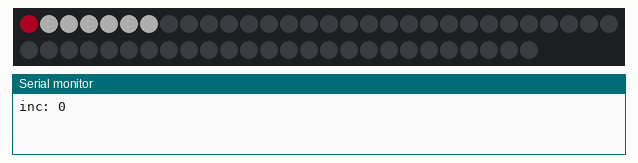
Recording of a sketch running on a simulated Arduino Uno, built with avr-gcc and run on an emulated ATmega328P. On the bench: 56 RGB LEDs in strip order, left to right, continuing on the next row, the last lines printed to the serial monitor. Dim RGB values are drawn brighter than linear.

Above: at 0.1 s.
At 4.6 s:
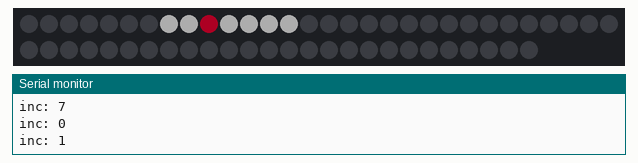
At 9.6 s:
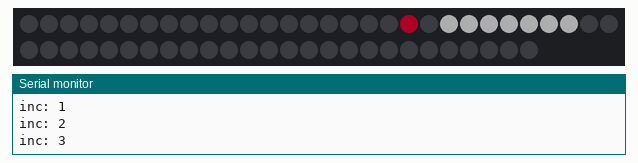
At 19.7 s:
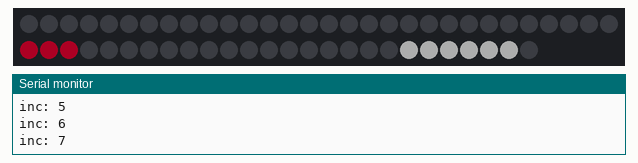
At 29.2 s:
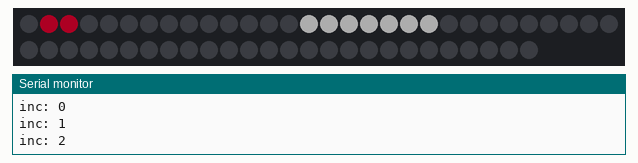
At 39.3 s:
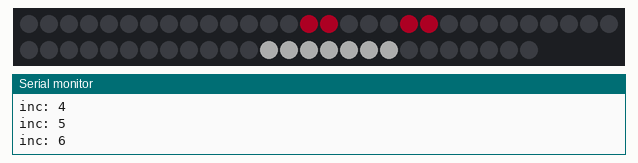

Measured:
- what the display in image 1 shows lasts 0.5 s, from 4.5 s to 5.0 s

The sketch:

strandtest.ino
```cpp
#include <Adafruit_NeoPixel.h>

#define LED_PIN 8
#define STRIP_LENGTH 7
#define NUM_STRIPS 8
#define NUM_PIXELS (NUM_STRIPS * STRIP_LENGTH)

Adafruit_NeoPixel leds((STRIP_LENGTH*NUM_STRIPS), LED_PIN, NEO_GRB + NEO_KHZ800);

void initLEDs(){
  leds.begin();           // INITIALIZE NeoPixel strip object (REQUIRED)
  leds.show();            // Turn OFF all pixels ASAP
  leds.setBrightness(50); // Set BRIGHTNESS to about 1/5 (max = 255)
}

void setStrip(int strip, int red, int green, int blue){
  int offset = strip*STRIP_LENGTH;
  for(int i=0; i<STRIP_LENGTH; i++) {
    leds.setPixelColor(offset + i, red, green, blue);
  }
}

void setPixel(int strip, int pixel, int red, int green, int blue){
  int index = strip*STRIP_LENGTH + pixel;
  leds.setPixelColor(index, red, green, blue);
}

void setup() {
  initLEDs();
  Serial.begin(9600);
}

int px = 0;
int pix = 0;
void loop() {
  Serial.print("inc: ");
  Serial.println(px);
  setStrip(px, 255, 255, 255); // turn on current strip
  setStrip( (px+NUM_STRIPS-1)%NUM_STRIPS, 0, 0, 0); // turn off next strip
  setPixel(pix / NUM_STRIPS, pix % STRIP_LENGTH , 255, 0, 55); // turn on current strip
  setPixel( (px+NUM_PIXELS-1) / NUM_STRIPS, (px+NUM_PIXELS-1)%STRIP_LENGTH, 0, 0, 0); // turn off next strip
  leds.show(); // update display
  px = (px+1)%NUM_STRIPS; // increment
  pix = (pix+1)%NUM_PIXELS; // increment
  delay(500);
}
```
